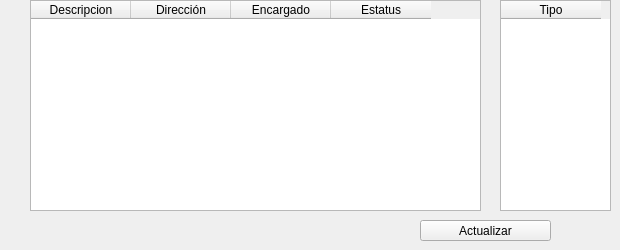
      <widget class="QWidget" name="tab_17">
       <attribute name="title">
        <string>Almacén</string>
       </attribute>
       <widget class="QTableWidget" name="tabla_datos_almacen">
        <property name="enabled">
         <bool>true</bool>
        </property>
        <property name="geometry">
         <rect>
          <x>30</x>
          <y>0</y>
          <width>451</width>
          <height>211</height>
         </rect>
        </property>
        <column>
         <property name="text">
          <string>Descripcion</string>
         </property>
        </column>
        <column>
         <property name="text">
          <string>Dirección</string>
         </property>
        </column>
        <column>
         <property name="text">
          <string>Encargado</string>
         </property>
        </column>
        <column>
         <property name="text">
          <string>Estatus</string>
         </property>
        </column>
       </widget>
       <widget class="QPushButton" name="boton_acr_almacen">
        <property name="geometry">
         <rect>
          <x>420</x>
          <y>220</y>
          <width>131</width>
          <height>21</height>
         </rect>
        </property>
        <property name="text">
         <string>Actualizar</string>
        </property>
       </widget>
       <widget class="QTableWidget" name="tabla_datos_mov_almacen">
        <property name="geometry">
         <rect>
          <x>500</x>
          <y>0</y>
          <width>111</width>
          <height>211</height>
         </rect>
        </property>
        <column>
         <property name="text">
          <string>Tipo</string>
         </property>
        </column>
       </widget>
      </widget>
